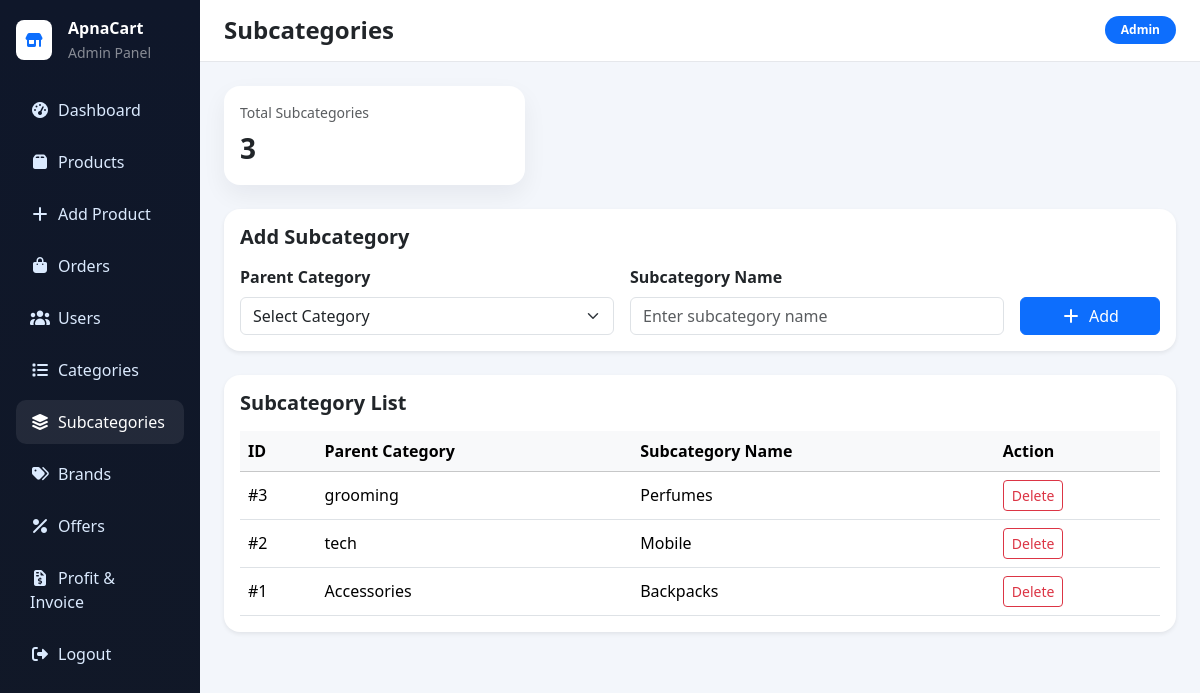
Page /admin/subcategory.php (signed in) on the committed database.
### tables this page shows
CREATE TABLE `subcategory` (
  `catID` int(11) NOT NULL,
  `id` int(11) NOT NULL,
  `categoryTitle` varchar(255) NOT NULL
);

CREATE TABLE `category` (
  `id` int(11) NOT NULL,
  `category_name` varchar(50) NOT NULL
);

### admin/subcategory.php (the view, shortened to what this page needs)
<?php
include("../config/db.php");
$subcategories = mysqli_query($conn, "SELECT s.*, c.category_name FROM subcategory s LEFT JOIN category c ON c.id = s.id ORDER BY s.catID DESC");
$totalSubcategories = (int) mysqli_fetch_assoc(mysqli_query($conn, "SELECT COUNT(*) AS total FROM subcategory"))['total'];
?>
<!DOCTYPE html>
<html lang="en">
<head>
    <link href="../bootstrap/css/bootstrap.min.css" rel="stylesheet">
    <link href="../fontawesome/css/all.min.css" rel="stylesheet">
</head>
<body>
    <div class="container-fluid">
        <div class="row">
            <aside class="col-md-2 sidebar text-white p-3">
                <div class="d-flex align-items-center gap-3 mb-4">
                    <div class="bg-white text-primary rounded-3 p-2"><i class="fa-solid fa-shop"></i></div>
                    <div>
                        <div class="fw-bold">ApnaCart</div>
                        <small class="text-white-50">Admin Panel</small>
                    </div>
                </div>
                <nav class="nav flex-column gap-2">
                    <a class="nav-link" href="index.php"><i class="fa-solid fa-gauge-high me-2"></i>Dashboard</a>
                    <a class="nav-link" href="products.php"><i class="fa-solid fa-box me-2"></i>Products</a>
                    <a class="nav-link" href="add_product.php"><i class="fa-solid fa-plus me-2"></i>Add Product</a>
                    <a class="nav-link" href="orders.php"><i class="fa-solid fa-bag-shopping me-2"></i>Orders</a>
                    <a class="nav-link" href="users.php"><i class="fa-solid fa-users me-2"></i>Users</a>
                    <a class="nav-link" href="category.php"><i class="fa-solid fa-list me-2"></i>Categories</a>
                    <a class="nav-link active" href="subcategory.php"><i class="fa-solid fa-layer-group me-2"></i>Subcategories</a>
                    <a class="nav-link" href="brands.php"><i class="fa-solid fa-tags me-2"></i>Brands</a>
                    <a class="nav-link" href="offers.php"><i class="fa-solid fa-percent me-2"></i>Offers</a>
                    <a class="nav-link" href="invoice_report.php"><i class="fa-solid fa-file-invoice-dollar me-2"></i>Profit & Invoice</a>
                    <a class="nav-link" href="logout.php"><i class="fa-solid fa-right-from-bracket me-2"></i>Logout</a>
                </nav>
            </aside>
            <main class="col-md-10 p-0">
                <div class="topbar px-4 py-3 d-flex justify-content-between align-items-center">
                    <div><h4 class="mb-0 fw-bold">Subcategories</h4></div>
                    <span class="badge bg-primary rounded-pill px-3 py-2">Admin</span>
                </div>
                <div class="p-4">
                    <div class="row g-4 mb-4">
                        <div class="col-md-4">
                            <div class="card stat-box p-3 border-0">
                                <div class="text-muted small">Total Subcategories</div>
                                <div class="fs-3 fw-bold mt-1"><?php echo $totalSubcategories; ?></div>
                            </div>
                        </div>
                    </div>
                    <div class="card shadow-sm border-0 rounded-4 mb-4">
                        <div class="card-body">
                            <h5 class="fw-bold mb-3">Add Subcategory</h5>
                            <form method="POST" class="row g-3 align-items-end">
                                <div class="col-md-5">
                                    <label class="form-label fw-semibold">Parent Category</label>
                                    <select class="form-select" name="parent_category_id" required>
                                        <option value="">Select Category</option>
                                    </select>
                                </div>
                                <div class="col-md-5">
                                    <label class="form-label fw-semibold">Subcategory Name</label>
                                    <input type="text" class="form-control" name="categoryTitle" placeholder="Enter subcategory name" required>
                                </div>
                                <div class="col-md-2">
                                    <button type="submit" name="add_subcategory" class="btn btn-primary w-100"><i class="fa-solid fa-plus me-2"></i>Add</button>
                                </div>
                            </form>
                        </div>
                    </div>
                    <div class="card shadow-sm border-0 rounded-4">
                        <div class="card-body">
                            <h5 class="fw-bold mb-3">Subcategory List</h5>
                            <div class="table-responsive">
                                <table class="table table-hover align-middle mb-0">
                                    <thead class="table-light">
                                        <tr>
                                            <th>ID</th>
                                            <th>Parent Category</th>
                                            <th>Subcategory Name</th>
                                            <th>Action</th>
                                        </tr>
                                    </thead>
                                    <tbody>
                                        <?php if ($subcategories && mysqli_num_rows($subcategories) > 0) : ?>
                                            <?php while ($sub = mysqli_fetch_assoc($subcategories)) : ?>
                                                <tr>
                                                    <td>#<?php echo $sub['catID']; ?></td>
                                                    <td><?php echo htmlspecialchars($sub['category_name'] ?? 'N/A'); ?></td>
                                                    <td><?php echo htmlspecialchars($sub['categoryTitle']); ?></td>
                                                    <td>
                                                        <a href="subcategory.php?delete=<?php echo $sub['catID']; ?>" class="btn btn-sm btn-outline-danger" onclick="return confirm('Delete this subcategory?');">Delete</a>
                                                    </td>
                                                </tr>
                                            <?php endwhile; ?>
                                        <?php else : ?>
                                            <tr><td colspan="4" class="text-center text-muted py-4">No subcategories found.</td></tr>
                                        <?php endif; ?>
                                    </tbody>
                                </table>
                            </div>
                        </div>
                    </div>
                </div>
            </main>
        </div>
    </div>
</body>
</html>

### admin/subcategory.php (style rules this page uses)
body { background: #f3f6fb; }
.sidebar { background: linear-gradient(180deg, #0f172a, #111827); min-height: 100vh; }
.nav-link { color: #dbeafe; border-radius: 10px; padding: 10px 14px; }
.nav-link:hover, .nav-link.active { background: rgba(255,255,255,0.08); color: #fff; }
.topbar { background: #fff; border-bottom: 1px solid #e5e7eb; }
.table td, .table th { vertical-align: middle; }
.stat-box { border-radius: 16px; box-shadow: 0 10px 25px rgba(15,23,42,0.06); }

### rows in the picture
subcategory: catID "3", category.category_name "grooming", categoryTitle "Perfumes"
subcategory: catID "2", category.category_name "tech", categoryTitle "Mobile"
subcategory: catID "1", category.category_name "Accessories", categoryTitle "Backpacks"

### other values in the picture
$totalSubcategories "3"
